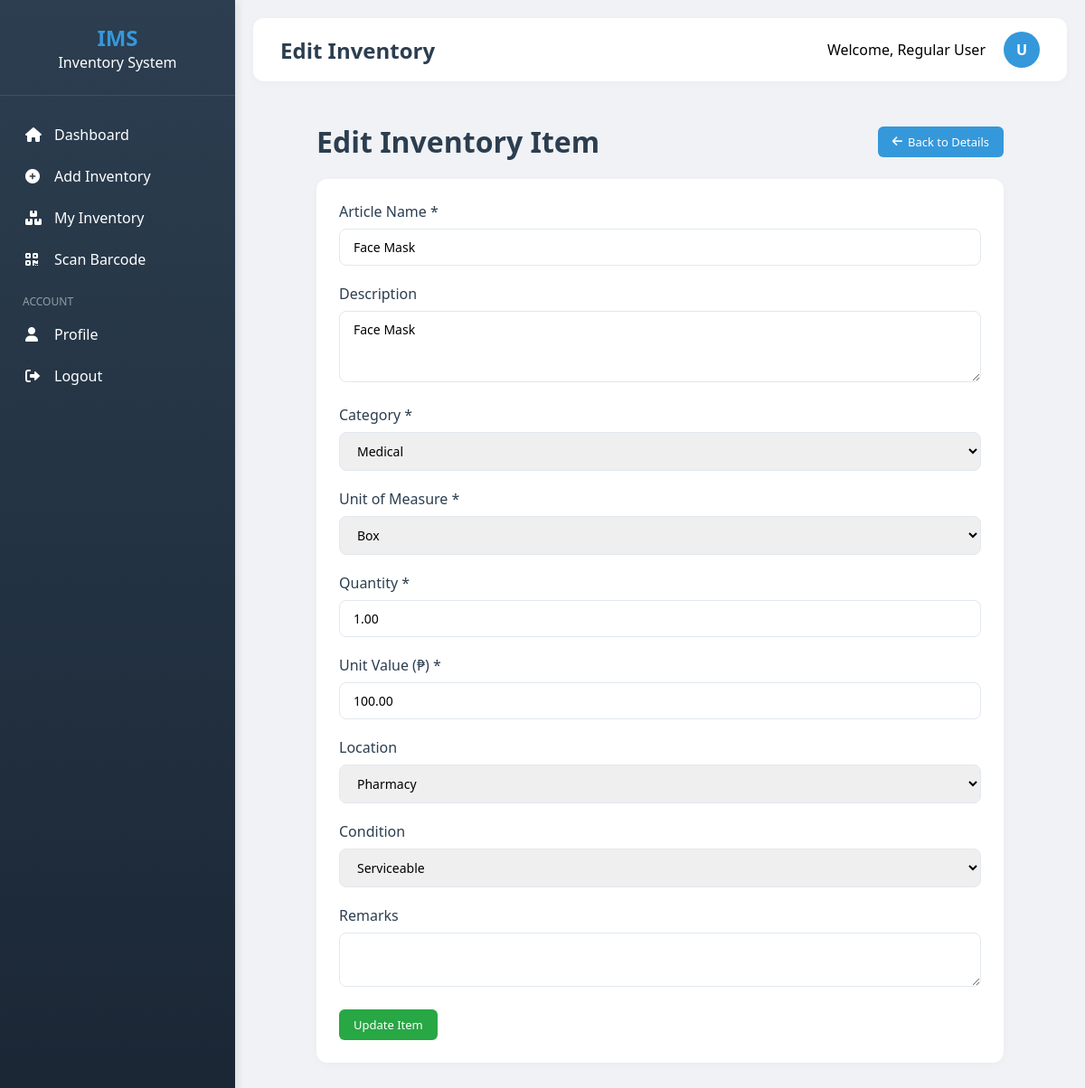
/user/edit_inventory.php?id=2 (signed in), run on the app's committed database.
### tables this page shows
CREATE TABLE `inventory` (
  `id` int(11) NOT NULL,
  `article_name` varchar(255) NOT NULL,
  `description` text DEFAULT NULL,
  `property_no` varchar(120) DEFAULT NULL,
  `uom` varchar(50) DEFAULT NULL,
  `qty_property_card` decimal(12,2) DEFAULT 0.00,
  `qty_physical_count` decimal(12,2) DEFAULT 0.00,
  `location_id` int(11) DEFAULT NULL,
  `condition_text` varchar(100) DEFAULT NULL,
  `remarks` text DEFAULT NULL,
  `certified_correct` text DEFAULT NULL,
  `approved_by` int(11) DEFAULT NULL,
  `verified_by` int(11) DEFAULT NULL,
  `section_id` int(11) DEFAULT NULL,
  `date_added` timestamp NOT NULL DEFAULT current_timestamp(),
  `date_updated` timestamp NULL DEFAULT NULL,
  `fund_cluster` varchar(50) DEFAULT NULL,
  `unit_value` decimal(12,2) DEFAULT 0.00,
  `equipment_id` int(11) DEFAULT 1,
  `type_equipment` varchar(50) DEFAULT '',
  `category` varchar(50) DEFAULT '',
  `allocate_to` int(11) DEFAULT NULL,
  `barcode_data` varchar(255) DEFAULT NULL,
  `barcode_image` longblob DEFAULT NULL
);

CREATE TABLE `departments` (
  `id` int(11) NOT NULL,
  `building_id` int(11) DEFAULT NULL,
  `name` varchar(255) NOT NULL
);

### user/edit_inventory.php (the view, shortened to what this page needs)
<?php
require_once '../includes/header.php';
require_once '../includes/functions.php';
$id = (int)$_GET['id'];
$item = $conn->query("SELECT * FROM inventory WHERE id = $id")->fetch_assoc();
$locations = $conn->query("SELECT * FROM departments ORDER BY name");
?>
<?php include '../includes/sidebar.php'; ?>
<div style="padding: 20px; max-width: 800px; margin: 0 auto;">
    <div style="display: flex; justify-content: space-between; align-items: center; margin-bottom: 20px;">
        <h1 style="color: #2c3e50;">Edit Inventory Item</h1>
        <a href="view_inventory.php?id=<?php echo $id; ?>" class="btn btn-primary">
            <i class="fas fa-arrow-left"></i> Back to Details
        </a>
    </div>
    <div class="table-container">
        <form method="POST">
            <div class="form-group">
                <label>Article Name *</label>
                <input type="text" name="article_name" class="form-control"
                       value="<?php echo htmlspecialchars($item['article_name']); ?>" required>
            </div>
            <div class="form-group">
                <label>Description</label>
                <textarea name="description" class="form-control" rows="3"><?php echo htmlspecialchars($item['description']); ?></textarea>
            </div>
            <div class="form-group">
                <label>Category *</label>
                <select name="category" class="form-control" required>
                    <option value="MEDICAL" <?php echo $item['category'] == 'MEDICAL' ? 'selected' : ''; ?>>Medical</option>
                </select>
            </div>
            <div class="form-group">
                <label>Unit of Measure *</label>
                <select name="uom" class="form-control" required>
                    <option value="Box" <?php echo $item['uom'] == 'Box' ? 'selected' : ''; ?>>Box</option>
                </select>
            </div>
            <div class="form-group">
                <label>Quantity *</label>
                <input type="number" name="quantity" class="form-control"
                       value="<?php echo $item['qty_physical_count']; ?>" min="0" step="0.01" required>
            </div>
            <div class="form-group">
                <label>Unit Value (₱) *</label>
                <input type="number" name="unit_value" class="form-control"
                       value="<?php echo $item['unit_value']; ?>" min="0" step="0.01" required>
            </div>
            <div class="form-group">
                <label>Location</label>
                <select name="location_id" class="form-control">
                    <?php while ($loc = $locations->fetch_assoc()): ?>
                        <option value="<?php echo $loc['id']; ?>"
                            <?php echo $item['location_id'] == $loc['id'] ? 'selected' : ''; ?>>
                            <?php echo htmlspecialchars($loc['name']); ?>
                        </option>
                    <?php endwhile; ?>
                </select>
            </div>
            <div class="form-group">
                <label>Condition</label>
                <select name="condition_text" class="form-control">
                    <option value="Serviceable" <?php echo $item['condition_text'] == 'Serviceable' ? 'selected' : ''; ?>>Serviceable</option>
                </select>
            </div>
            <div class="form-group">
                <label>Remarks</label>
                <textarea name="remarks" class="form-control" rows="2"><?php echo htmlspecialchars($item['remarks']); ?></textarea>
            </div>
            <button type="submit" class="btn btn-success">Update Item</button>
        </form>
    </div>
</div>
<?php include '../includes/footer.php'; ?>

### assets/css/style.css (style rules this page uses)
* { margin: 0; padding: 0; box-sizing: border-box; font-family: 'Segoe UI', Tahoma, Geneva, Verdana, sans-serif; }
body { background-color: #f0f2f5; display: flex; height: 100vh; overflow: hidden; }
.table-container { background: #fff; border-radius: 12px; padding: 25px; box-shadow: 0 2px 10px rgba(0,0,0,0.03); margin-bottom: 30px; }
.btn { padding: 8px 16px; border: none; border-radius: 6px; cursor: pointer; font-size: 13px; font-weight: 500; text-decoration: none; display: inline-flex; align-items: center; gap: 6px; }
.btn-primary { background: #3498db; color: #fff; }
.btn-success { background: #28a745; color: #fff; }
.form-group { margin-bottom: 20px; }
.form-group label { display: block; margin-bottom: 8px; color: #2c3e50; font-weight: 500; }
.form-control { width: 100%; padding: 10px 15px; border: 1px solid #e2e8f0; border-radius: 8px; font-size: 14px; }

### data on the page
inventory: article_name "Face Mask", description "Face Mask", category "Medical", uom "Box", quantity "1.00", unit_value "100.00", location_id "Pharmacy", condition_text "Serviceable"

### other printed values
str_replace('_', ' ', $page) "Edit Inventory"
$_SESSION['fullname'] "Regular User"
substr($_SESSION['username'] ?? 'U', 0, 1) "U"
